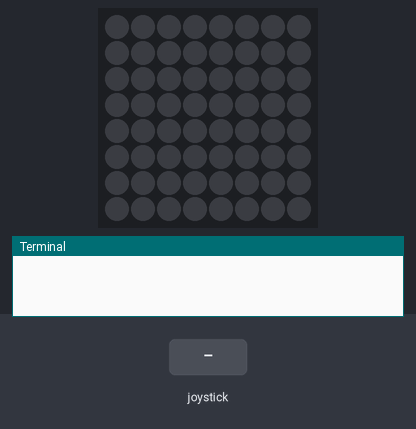
Simulated run of this program. Board: Raspberry Pi (BCM pin numbers) with a Sense HAT. Shown: the Sense HAT's 8×8 RGB LED matrix, the last lines printed to the terminal. The test bench sets the inputs (shaded band). Random numbers come from a fixed seed.

Above: at 1.2 s.
1.3 s: joystick clicked
At 2.1 s:
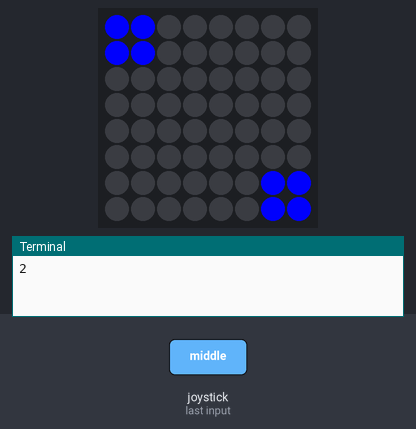
2.8 s: joystick clicked
At 3.6 s:
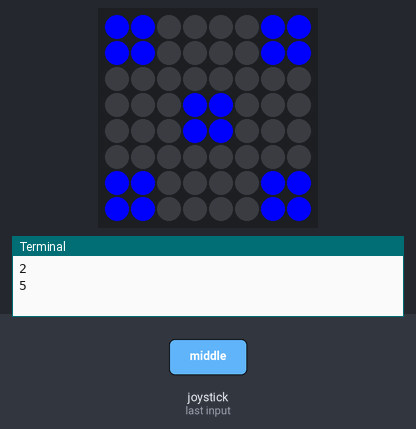
4.8 s: joystick clicked
At 6.4 s:
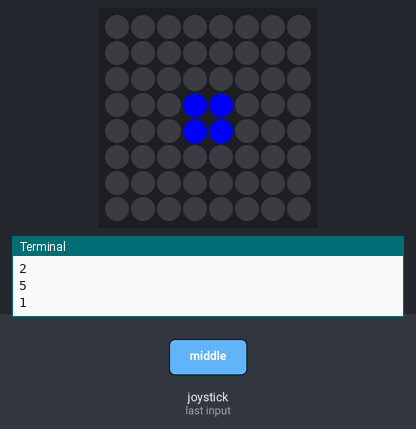
6.8 s: joystick clicked
At 7.9 s:
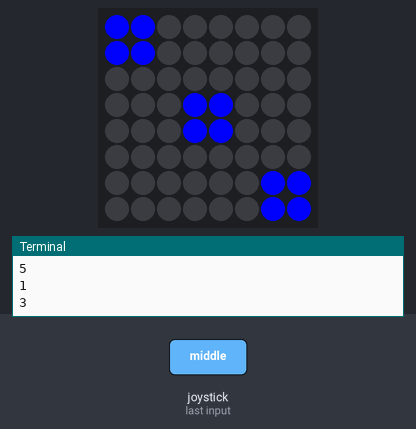
Timing chart, 0 to 9.8 s (numbered marks = the images above; inputs shaded):
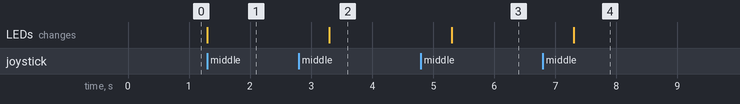

The program:

_5_Electronic_dice_using_SenseHAT.py
```python
from sense_hat import SenseHat
import random
import time
sense = SenseHat()
o = (0,0,0)   #no color
b = (0,0,255)
one_img = [
  o,o,o,o,o,o,o,o,
  o,o,o,o,o,o,o,o,
  o,o,o,o,o,o,o,o,
  o,o,o,b,b,o,o,o,
  o,o,o,b,b,o,o,o,
  o,o,o,o,o,o,o,o,
  o,o,o,o,o,o,o,o,
  o,o,o,o,o,o,o,o
]
two_img = [
  b,b,o,o,o,o,o,o,
  b,b,o,o,o,o,o,o,
  o,o,o,o,o,o,o,o,
  o,o,o,o,o,o,o,o,
  o,o,o,o,o,o,o,o,
  o,o,o,o,o,o,o,o,
  o,o,o,o,o,o,b,b,
  o,o,o,o,o,o,b,b
]
three_img = [
  b,b,o,o,o,o,o,o,
  b,b,o,o,o,o,o,o,
  o,o,o,o,o,o,o,o,
  o,o,o,b,b,o,o,o,
  o,o,o,b,b,o,o,o,
  o,o,o,o,o,o,o,o,
  o,o,o,o,o,o,b,b,
  o,o,o,o,o,o,b,b
]
four_img = [
  b,b,o,o,o,o,b,b,
  b,b,o,o,o,o,b,b,
  o,o,o,o,o,o,o,o,
  o,o,o,o,o,o,o,o,
  o,o,o,o,o,o,o,o,
  o,o,o,o,o,o,o,o,
  b,b,o,o,o,o,b,b,
  b,b,o,o,o,o,b,b,
]
five_img = [
  b,b,o,o,o,o,b,b,
  b,b,o,o,o,o,b,b,
  o,o,o,o,o,o,o,o,
  o,o,o,b,b,o,o,o,
  o,o,o,b,b,o,o,o,
  o,o,o,o,o,o,o,o,
  b,b,o,o,o,o,b,b,
  b,b,o,o,o,o,b,b
]
six_img = [
  b,b,o,o,o,o,b,b,
  b,b,o,o,o,o,b,b,
  o,o,o,o,o,o,o,o,
  b,b,o,o,o,o,b,b,
  b,b,o,o,o,o,b,b,
  o,o,o,o,o,o,o,o,
  b,b,o,o,o,o,b,b,
  b,b,o,o,o,o,b,b
]
def number_gen(event):
  if event.action == "pressed":
    val = random.randint(1,6)
    print(val)
    if val == 1:
      sense.set_pixels(one_img)
    elif val == 2:
      sense.set_pixels(two_img)
    elif val == 3:
      sense.set_pixels(three_img)
    elif val == 4:
      sense.set_pixels(four_img)
    elif val == 5:
      sense.set_pixels(five_img)
    elif val == 6:
      sense.set_pixels(six_img)
    time.sleep(2)
    #sense.clear()
sense.stick.direction_middle = number_gen
while True:
  pass
```

Measured:
- after the input at 1.3 s, the LEDs: change at once (image 1)
- after the input at 2.8 s, the LEDs: change after 0.50 s (image 2)
- after the input at 4.8 s, the LEDs: change after 0.50 s (image 3)
- after the input at 6.8 s, the LEDs: change after 0.50 s (image 4)
